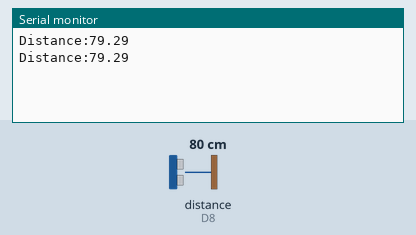
Bench run of a sketch on a simulated Arduino Nano 33 IoT. Parts: the last lines printed to the serial monitor. Wiring (inferred from the names in the program): ultrasonic range finder: trigger D7; echo D8. The test bench sets the inputs (shaded band); at power-on: distance to the obstacle (sensor on D8) 80 cm. The echo pulse lasts 58.3 µs per cm; WiFi joins after 1.5 s; servers stay silent unless stated.

Above: at 4.2 s.
4.3 s: distance to the obstacle (sensor on D8) set to 23 cm
At 5.6 s:
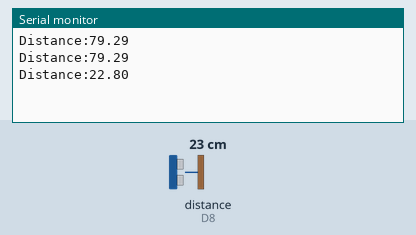
5.8 s: distance to the obstacle (sensor on D8) set to 19 cm
At 6.8 s:
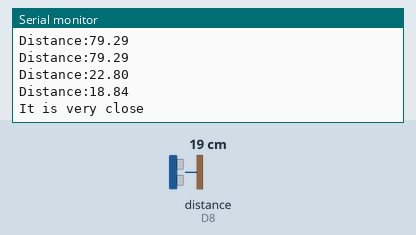
Timing chart, 0 to 8.8 s (numbered marks = the images above; inputs shaded):
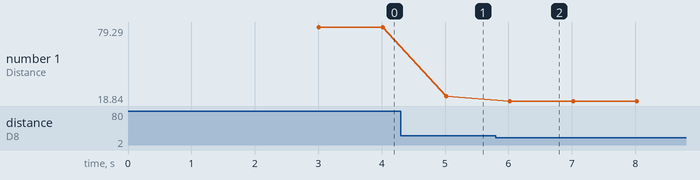

Measured:
- the behaviour switches between 21 and 20 cm on distance to the obstacle (sensor on D8) (found by bisection; images 1 and 2)
- after the input at 4.3 s, the serial monitor: prints a new line after 0.72 s (image 1)
- after the input at 5.8 s, the serial monitor: prints a new line after 0.22 s (image 2)
- plotted number 1: 79.29 → 22.8 after the input at 4.3 s, 22.8 → 18.84 after the input at 5.8 s

The sketch:

Untitled_2_feb19a.ino
```cpp
#include "arduino_secrets.h"
/*
  Sketch generated by the Arduino IoT Cloud Thing "Untitled 2"
  https://create.arduino.cc/cloud/things/8006a9e5-f1e5-4a17-9c37-1a1372e0f6bb

  Arduino IoT Cloud Variables description

  The following variables are automatically generated and updated when changes are made to the Thing

  float distance;
  float duration;
  bool alarm;

  Variables which are marked as READ/WRITE in the Cloud Thing will also have functions
  which are called when their values are changed from the Dashboard.
  These functions are generated with the Thing and added at the end of this sketch.
*/

#include "thingProperties.h"
const int trigpin = 7;
const int echopin = 8;
void setup() {
  // Initialize serial and wait for port to open:
  pinMode(trigpin, OUTPUT);
  pinMode(echopin, INPUT);
  Serial.begin(9600);
  // This delay gives the chance to wait for a Serial Monitor without blocking if none is found
  delay(1500);
  // Defined in thingProperties.h
  initProperties();

  // Connect to Arduino IoT Cloud
  ArduinoCloud.begin(ArduinoIoTPreferredConnection);

  /*
     The following function allows you to obtain more information
     related to the state of network and IoT Cloud connection and errors
     the higher number the more granular information you’ll get.
     The default is 0 (only errors).
     Maximum is 4
 */
  setDebugMessageLevel(2);
  ArduinoCloud.printDebugInfo();
}

void loop() {
  ArduinoCloud.update();
  // Your code here
  digitalWrite(trigpin, LOW);
  delayMicroseconds(5);

  digitalWrite(trigpin, HIGH);
  delayMicroseconds(10);

  digitalWrite(trigpin, LOW);

  duration = pulseIn(echopin, HIGH);
  distance = duration * 0.034 / 2;

  Serial.print("Distance:");

  Serial.println(distance);
  if(distance<20)
  {
    Serial.println("It is very close");
    alarm = true;
  }
  else
    alarm = false;
  delay(1000);

}
```

arduino_secrets.h
```cpp
#define SECRET_OPTIONAL_PASS ""
#define SECRET_SSID ""
```

thingProperties.h
```cpp
// Code generated by Arduino IoT Cloud, DO NOT EDIT.

#include <ArduinoIoTCloud.h>
#include <Arduino_ConnectionHandler.h>

const char SSID[]     = SECRET_SSID;    // Network SSID (name)
const char PASS[]     = SECRET_OPTIONAL_PASS;    // Network password (use for WPA, or use as key for WEP)


float distance;
float duration;
bool alarm;

void initProperties(){

  ArduinoCloud.addProperty(distance, READ, ON_CHANGE, NULL);
  ArduinoCloud.addProperty(duration, READ, ON_CHANGE, NULL);
  ArduinoCloud.addProperty(alarm, READ, ON_CHANGE, NULL);


}

WiFiConnectionHandler ArduinoIoTPreferredConnection(SSID, PASS);
```
